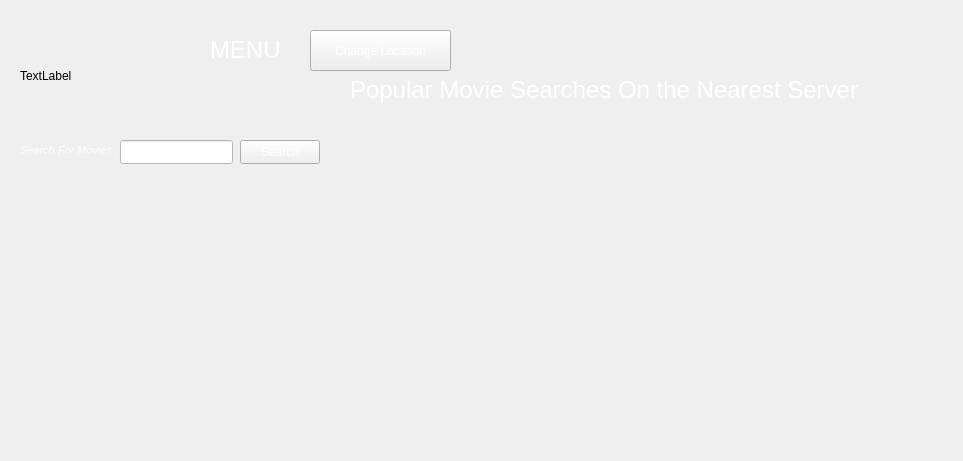
<?xml version="1.0" encoding="UTF-8"?>
<ui version="4.0">
 <class>ResultsPage</class>
 <widget class="QWidget" name="ResultsPage">
  <property name="geometry">
   <rect>
    <x>0</x>
    <y>0</y>
    <width>963</width>
    <height>461</height>
   </rect>
  </property>
  <property name="windowTitle">
   <string>Form</string>
  </property>
  <property name="styleSheet">
   <string notr="true">color: rgb(0, 0, 0);</string>
  </property>
  <widget class="QLabel" name="label">
   <property name="geometry">
    <rect>
     <x>350</x>
     <y>70</y>
     <width>691</width>
     <height>41</height>
    </rect>
   </property>
   <property name="text">
    <string>&lt;html&gt;&lt;head/&gt;&lt;body&gt;&lt;p&gt;&lt;span style=&quot; font-size:18pt; color:#ffffff;&quot;&gt;Popular Movie Searches On the Nearest Server&lt;/span&gt;&lt;/p&gt;&lt;/body&gt;&lt;/html&gt;</string>
   </property>
  </widget>
  <widget class="QLabel" name="label_2">
   <property name="geometry">
    <rect>
     <x>210</x>
     <y>30</y>
     <width>101</width>
     <height>41</height>
    </rect>
   </property>
   <property name="text">
    <string>&lt;html&gt;&lt;head/&gt;&lt;body&gt;&lt;p&gt;&lt;span style=&quot; font-size:18pt; color:#ffffff;&quot;&gt;MENU&lt;/span&gt;&lt;/p&gt;&lt;/body&gt;&lt;/html&gt;</string>
   </property>
  </widget>
  <widget class="QPushButton" name="pushButton">
   <property name="geometry">
    <rect>
     <x>310</x>
     <y>30</y>
     <width>141</width>
     <height>41</height>
    </rect>
   </property>
   <property name="styleSheet">
    <string notr="true">color: rgb(255, 255, 255);</string>
   </property>
   <property name="text">
    <string>Change Location</string>
   </property>
  </widget>
  <widget class="QLineEdit" name="lineEdit">
   <property name="geometry">
    <rect>
     <x>120</x>
     <y>140</y>
     <width>113</width>
     <height>24</height>
    </rect>
   </property>
   <property name="styleSheet">
    <string notr="true">background-color: rgb(255, 255, 255);
color: rgb(0, 0, 0);</string>
   </property>
  </widget>
  <widget class="QLabel" name="label_3">
   <property name="geometry">
    <rect>
     <x>20</x>
     <y>140</y>
     <width>161</width>
     <height>21</height>
    </rect>
   </property>
   <property name="text">
    <string>&lt;html&gt;&lt;head/&gt;&lt;body&gt;&lt;p&gt;&lt;span style=&quot; font-size:8pt; font-style:italic; color:#ffffff;&quot;&gt;Search For Movies :&lt;/span&gt;&lt;/p&gt;&lt;/body&gt;&lt;/html&gt;</string>
   </property>
  </widget>
  <widget class="QPushButton" name="pushButton_2">
   <property name="geometry">
    <rect>
     <x>240</x>
     <y>140</y>
     <width>80</width>
     <height>24</height>
    </rect>
   </property>
   <property name="styleSheet">
    <string notr="true">color: rgb(255, 255, 255);</string>
   </property>
   <property name="text">
    <string>Search</string>
   </property>
  </widget>
  <widget class="QLabel" name="label_4">
   <property name="geometry">
    <rect>
     <x>40</x>
     <y>320</y>
     <width>321</width>
     <height>91</height>
    </rect>
   </property>
   <property name="styleSheet">
    <string notr="true">color: rgb(255, 255, 255);</string>
   </property>
   <property name="text">
    <string>&lt;html&gt;&lt;head/&gt;&lt;body&gt;&lt;p&gt;&lt;span style=&quot; font-size:26pt; color:#ffffff;&quot;&gt;&lt;br/&gt;&lt;/span&gt;&lt;/p&gt;&lt;/body&gt;&lt;/html&gt;</string>
   </property>
  </widget>
  <widget class="QLabel" name="label_5">
   <property name="geometry">
    <rect>
     <x>30</x>
     <y>190</y>
     <width>371</width>
     <height>111</height>
    </rect>
   </property>
   <property name="styleSheet">
    <string notr="true">color: rgb(255, 255, 255);</string>
   </property>
   <property name="text">
    <string/>
   </property>
  </widget>
  <widget class="QLabel" name="label_6">
   <property name="geometry">
    <rect>
     <x>20</x>
     <y>20</y>
     <width>161</width>
     <height>111</height>
    </rect>
   </property>
   <property name="text">
    <string>TextLabel</string>
   </property>
  </widget>
 </widget>
 <resources/>
 <connections/>
</ui>
